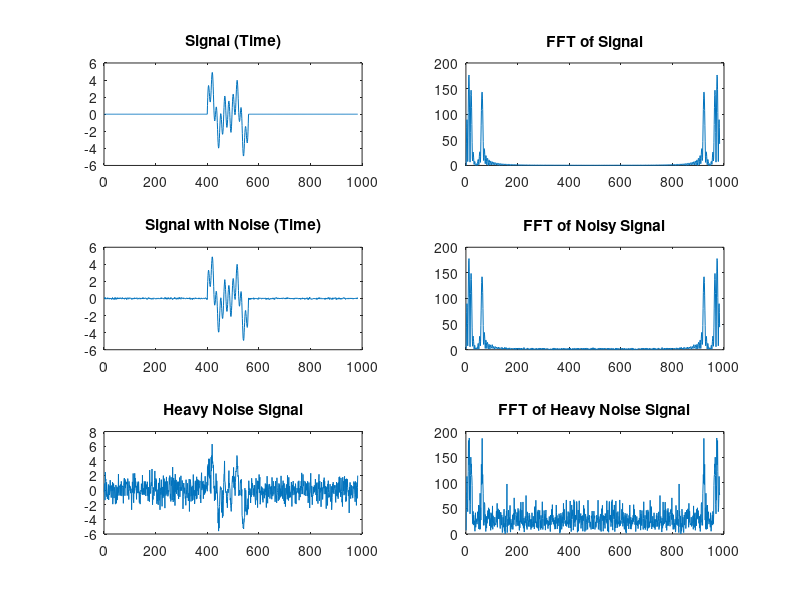

The MATLAB source for this figure:
function encoderdsp
clc
clear all

%DSP Project Encoder
%Tanvir Mudhar
%November 6 2014
%This program will ask the user for an input,.... (will do the rest of the
%desc later, too tired.


%Asks for the sequence from the use the converts to string for use by
%forloop
prompt ='what is your sequence? ';
sequence =input(prompt,'s')
num = sequence;
%frequencies
List = [100 200 300; 100 200 400; 100 200 500; 100 150 300; 100 150 400; 
         100 150 500; 75 200 300; 75 200 400; 75 200 500; 75 150 300];
 %Initial Values
 Sampling = 8000; % sampling for sound must be atleast 8000

 LengthN = length(num); % number of digits
%We should take these out, but i am keeping them in for now to initialize
            interval = 50e-3;
            N0 = floor(interval*Sampling);
            Signal = zeros(N0,1);   % Fill Array with Zeros
            IndexDuration =  zeros(LengthN,1) % Fill Array with Zeros
% generate signal for number number
     for i = 1: LengthN
          duration = 10e-3+(50e-3-10e-3).*rand(1); % duration specified by prof
          interval = 40e-3+(60e-3-40e-3).*rand(1); % interval specified by prof
          Ns = floor(duration*Sampling);  % signal
          N0 = floor(interval*Sampling);  % silence period
          %Array of Intervals:
          IndexDuration=[IndexDuration; duration; interval]
         k = 1:Ns;
         number = str2double(num(i)); % convert string to doubles
         %Looks at the valyes in the List above to see which freqs need to
         %be added for the tone.
         Freq1 = List(number+1,1); 
         Freq2 = List(number+1,2);
         Freq3 = List(number+1,3);
         ToneSignal =(1+ rand(1))*(sin(2.*pi.*Freq1.*k./Sampling)...
             + sin(2.*pi.*Freq2.*k./Sampling)...
             + sin(2.*pi.*Freq3.*k./Sampling));  % maximal amplitude is 2
         %Creates a matrix to store all signals computed above into a
         %matrix, ":" operant makes the rows of the maxtrix columbs. and
         %then adds a zeros matrix to fill the "intervals".
         Signal = [Signal; ToneSignal(:); zeros(N0,1)];
     end
%create hamonic noise:
Light_Noise = Signal + 0.05 * normrnd(0,1,length(Signal),1);
%create White Noise to Signal:
Heavy_Noise = awgn(Signal,.0005);

% Plot all signals Generated:
        figure
        
        subplot(3,2,1) % first subplot
        plot(Signal)
        title('Signal (Time)')

        subplot(3,2,2) % second subplot
        plot(abs(fft(Signal)))
        title('FFT of Signal')

        subplot(3,2,3) % third subplot
        plot(Light_Noise)
        title('Signal with Noise (Time)')

        subplot(3,2,4) % fourth subplot
        plot(abs(fft(Light_Noise)))
        title('FFT of Noisy Signal')
        
        subplot(3,2,5) % Fifth subplot
        plot(Heavy_Noise);
        title('Heavy Noise Signal')

        subplot(3,2,6) % Sixth subplot
        plot(abs(fft(Heavy_Noise)));
        title('FFT of Heavy Noise Signal')
        
% %Generate Sound for all signals 1) Normal, 2) Noisy 3) heavily Noisy
%   prompt='press any key to hear original tone'
%         pause;
%         sound(Signal, Sampling)
%   prompt='press any key to hear noisy tone'
%         pause;
%         sound(Light_Noise, Sampling)
%   prompt='press any key to hear heavily noisy tone'
%         pause;
%         sound(Heavy_Noise, Sampling)
%   prompt='end of encoder sequence'

 
 